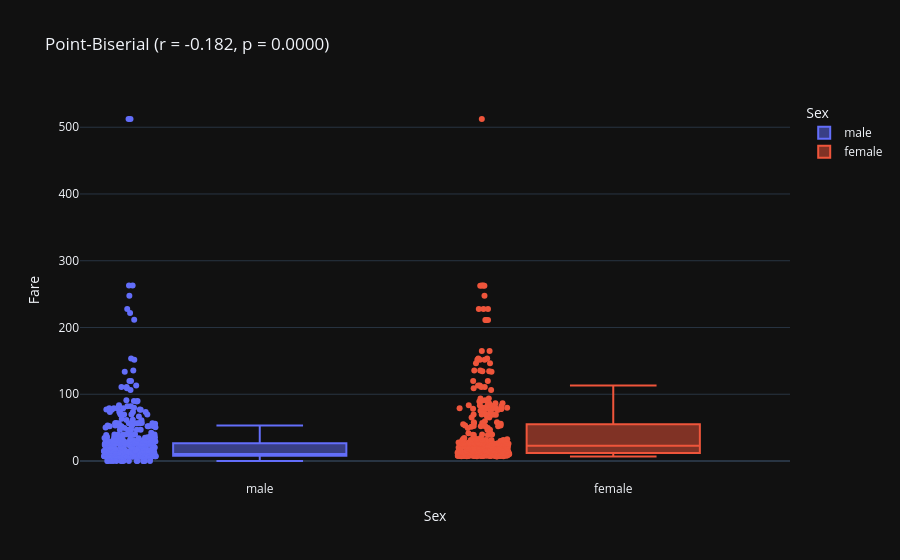

The code cell stored with this chart in its notebook:
### Code cell
# Test plot_correlation (Cat vs Num)
inspector.plot_correlation('Sex', 'Fare')

### Figure 1 — Plotly figure (JSON) as saved in the notebook; plotly's stock layout.template omitted (floating-point values rounded to 4 significant figures; data arrays with more than 128 entries replaced by an {"elided": "..."} marker saying what was removed)
{"data": [{"alignmentgroup": "True", "boxpoints": "all", "hovertemplate": "Sex=%{x}<br>Fare=%{y}<extra></extra>", "legendgroup": "male", "marker": {"color": "#636efa"}, "name": "male", "notched": false, "offsetgroup": "male", "orientation": "v", "showlegend": true, "type": "box", "x": {"elided": "577 str values"}, "x0": " ", "xaxis": "x", "y": {"elided": "577 float values"}, "y0": " ", "yaxis": "y"}, {"alignmentgroup": "True", "boxpoints": "all", "hovertemplate": "Sex=%{x}<br>Fare=%{y}<extra></extra>", "legendgroup": "female", "marker": {"color": "#EF553B"}, "name": "female", "notched": false, "offsetgroup": "female", "orientation": "v", "showlegend": true, "type": "box", "x": {"elided": "314 str values"}, "x0": " ", "xaxis": "x", "y": {"elided": "314 float values"}, "y0": " ", "yaxis": "y"}], "layout": {"boxmode": "overlay", "legend": {"title": {"text": "Sex"}, "tracegroupgap": 0}, "title": {"text": "Point-Biserial (r = -0.182, p = 0.0000)"}, "xaxis": {"anchor": "y", "categoryarray": ["male", "female"], "categoryorder": "array", "domain": [0, 1], "title": {"text": "Sex"}}, "yaxis": {"anchor": "x", "domain": [0, 1], "title": {"text": "Fare"}}}}
